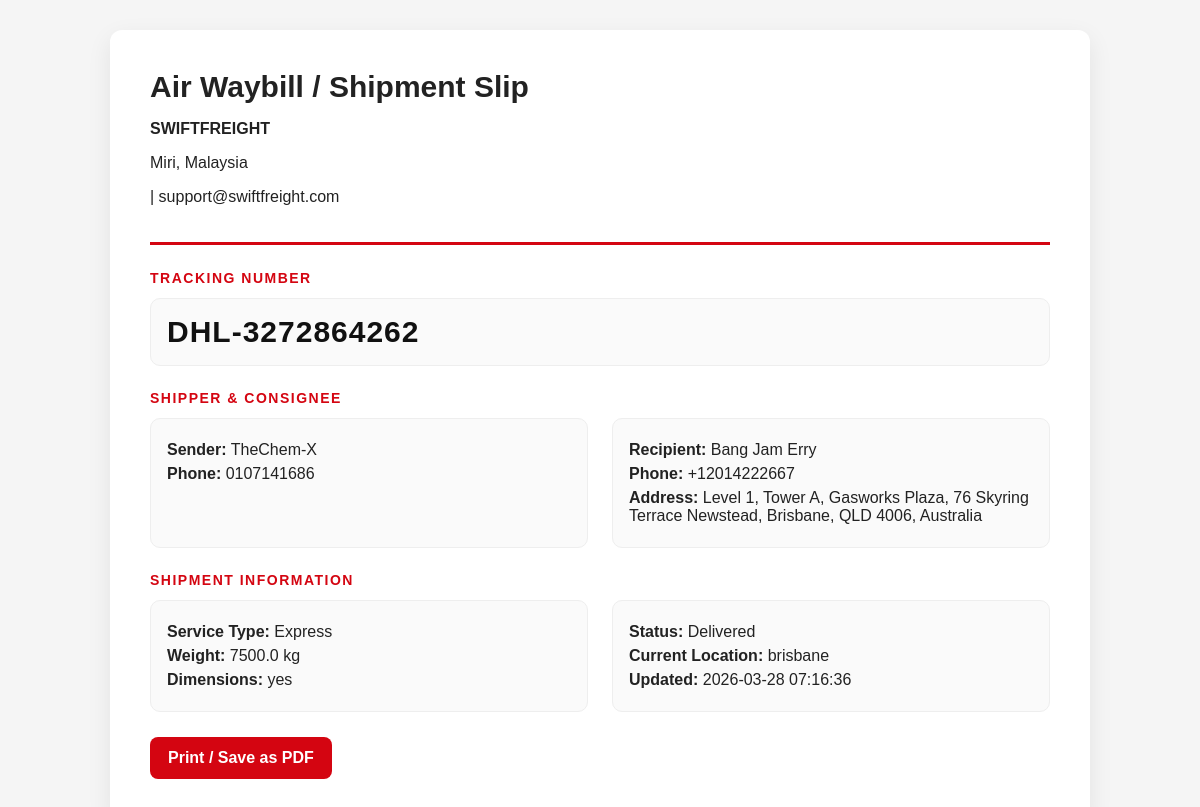
The page /awb/DHL-3272864262 on the database its author committed.
### tables this page shows
CREATE TABLE bookings (
            id INTEGER PRIMARY KEY AUTOINCREMENT,
            sender_name TEXT NOT NULL,
            sender_phone TEXT NOT NULL,
            recipient_name TEXT NOT NULL,
            recipient_phone TEXT NOT NULL,
            address TEXT NOT NULL,
            weight REAL NOT NULL,
            dimensions TEXT NOT NULL,
            service_type TEXT NOT NULL,
            tracking_number TEXT NOT NULL
        , status TEXT DEFAULT 'Shipment Created', current_location TEXT DEFAULT 'Pending Pickup', updated_at TEXT DEFAULT '', email TEXT);

### app.py (the view)
@app.route("/awb/<tracking_number>")
def awb(tracking_number):
    conn = sqlite3.connect("shipping.db")
    c = conn.cursor()
    c.execute("""
        SELECT sender_name, sender_phone, recipient_name, recipient_phone,
               address, weight, dimensions, service_type, tracking_number,
               status, current_location, updated_at
        FROM bookings
        WHERE tracking_number = ?
    """, (tracking_number,))
    booking = c.fetchone()
    conn.close()
    if not booking:
        return "AWB not found", 404
    booking_info = {
        "sender_name": booking[0],
        "sender_phone": booking[1],
        "recipient_name": booking[2],
        "recipient_phone": booking[3],
        "address": booking[4],
        "weight": booking[5],
        "dimensions": booking[6],
        "service_type": booking[7],
        "tracking_number": booking[8],
        "status": booking[9],
        "current_location": booking[10],
        "updated_at": booking[11]
    }
    company_name = read_text_file("settings.txt", "MY SHIPPING COMPANY")
    company_phone = read_text_file("phone.txt", "")
    company_email = read_text_file("email.txt", "support@swiftfreight.com")
    company_location = read_text_file("location.txt", "Miri, Malaysia")
    return render_template(
        "awb.html",
        booking=booking_info,
        company_name=company_name,
        company_phone=company_phone,
        company_email=company_email,
        company_location=company_location
    )

### app.py (called while the page is built)
def read_text_file(filename, default_value):
    try:
        with open(filename, "r", encoding="utf-8") as f:
            return f.read().strip()
    except Exception:
        return default_value

### templates/awb.html (shortened to what this page needs)
<!DOCTYPE html>
<html>
<head>
</head>
<body>
    <div class="doc-wrap">
        <div class="doc-header">
            <h1>Air Waybill / Shipment Slip</h1>
            <p><strong>{{ company_name }}</strong></p>
            <p>{{ company_location }}</p>
            <p>{{ company_phone }} | {{ company_email }}</p>
        </div>
        <div class="section-title">Tracking Number</div>
        <div class="box">
            <div class="big-track">{{ booking.tracking_number }}</div>
        </div>
        <div class="section-title">Shipper & Consignee</div>
        <div class="two-col">
            <div class="box">
                <p><strong>Sender:</strong> {{ booking.sender_name }}</p>
                <p><strong>Phone:</strong> {{ booking.sender_phone }}</p>
            </div>
            <div class="box">
                <p><strong>Recipient:</strong> {{ booking.recipient_name }}</p>
                <p><strong>Phone:</strong> {{ booking.recipient_phone }}</p>
                <p><strong>Address:</strong> {{ booking.address }}</p>
            </div>
        </div>
        <div class="section-title">Shipment Information</div>
        <div class="two-col">
            <div class="box">
                <p><strong>Service Type:</strong> {{ booking.service_type }}</p>
                <p><strong>Weight:</strong> {{ booking.weight }} kg</p>
                <p><strong>Dimensions:</strong> {{ booking.dimensions }}</p>
            </div>
            <div class="box">
                <p><strong>Status:</strong> {{ booking.status }}</p>
                <p><strong>Current Location:</strong> {{ booking.current_location }}</p>
                <p><strong>Updated:</strong> {{ booking.updated_at }}</p>
            </div>
        </div>
        <a href="#" onclick="window.print()" class="print-btn">Print / Save as PDF</a>
    </div>
</body>
</html>

### templates/awb.html (style rules this page uses)
body { font-family: Arial, sans-serif; background: #f5f5f5; margin: 0; padding: 30px; color: #222; }
.doc-wrap { max-width: 900px; margin: auto; background: white; padding: 40px; box-shadow: 0 8px 24px rgba(0,0,0,0.08); border-radius: 12px; }
.doc-header { border-bottom: 3px solid #d40511; padding-bottom: 20px; margin-bottom: 25px; }
.doc-header h1 { margin: 0 0 8px; font-size: 30px; }
.section-title { font-size: 14px; text-transform: uppercase; letter-spacing: 1.5px; color: #d40511; margin: 24px 0 12px; font-weight: bold; }
.two-col { display: grid; grid-template-columns: 1fr 1fr; gap: 24px; }
.box { background: #fafafa; border: 1px solid #eee; border-radius: 10px; padding: 16px; }
.box p { margin: 6px 0; }
.big-track { font-size: 30px; font-weight: bold; letter-spacing: 1px; color: #111; }
.print-btn { display: inline-block; margin-top: 25px; background: #d40511; color: white; text-decoration: none; padding: 12px 18px; border-radius: 8px; font-weight: bold; }

### rows shown on the page
bookings: tracking_number "DHL-3272864262", sender_name "TheChem-X", sender_phone "0107141686", recipient_name "Bang Jam Erry", recipient_phone "+12014222667", address "Level 1, Tower A, Gasworks Plaza, 76 Skyring Terrace Newstead, Brisbane, QLD 4006, Australia", service_type "Express", weight "7500.0", dimensions "yes", status "Delivered", current_location "brisbane", updated_at "2026-03-28 07:16:36"

### other values the page prints
{{ company_name }} "SWIFTFREIGHT"
{{ company_location }} "Miri, Malaysia"
{{ company_email }} "support@swiftfreight.com"
